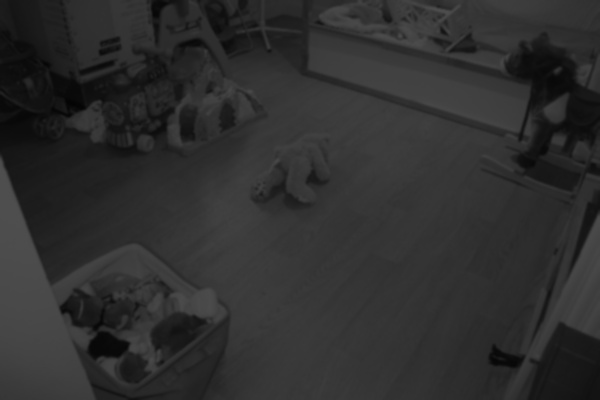
#> input picture Images_gris/Chambre/IMG_6567_gris.jpg, 600 x 400 px, given in place of Reference.JPG, which was not available
$ python tp1_test_fonctions.py
#> lines starting #> are read from the running program, lines starting #| are printed output that depends on the picture; after the words box and inside, x2 and y2 are one past the last pixel; in counts of white or black regions, pixels touching at a corner belong together; pictures that were not available may be replaced by others from this repository, and a replacement may not be noted
# [66 lines of commented-out code are left out]

import cv2
import os
import numpy as np
import matplotlib.pyplot as plt
import argparse

repertoire_source = "/home/baptiste/vision_arti/TP1/Images/"
repertoire_cible = "/home/baptiste/vision_arti/TP1/Images_resultantes/"
dossiers_source = ["Chambre", "Cuisine", "Salon"]

for dossier in dossiers_source:
    chemin_dossier_source = os.path.join(repertoire_source, dossier)
    chemin_dossier_cible = os.path.join(repertoire_cible, dossier)
    os.makedirs(chemin_dossier_cible, exist_ok=True)

    image_reference = cv2.imread(os.path.join(repertoire_source, dossier, "Reference.JPG"), 0)
#> image_reference is the input picture: shape (400, 600); min 3, max 79, mean 46.6
    image_reference = cv2.resize(image_reference, (0, 0), fx=0.1, fy=0.1)
#> image_reference: shape (40, 60)
    clahe = cv2.createCLAHE(clipLimit=2.0, tileGridSize=(8, 8))
    image_reference = clahe.apply(image_reference)
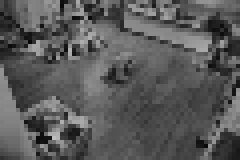
#> image_reference: shape (40, 60) (shown 4 times larger); min 8, max 191, mean 89

    for fichier in os.listdir(chemin_dossier_source):
        if fichier.endswith(".JPG") or fichier.endswith(".jpg"):
            image = cv2.imread(os.path.join(chemin_dossier_source, fichier), 0)
            image = cv2.resize(image, (0, 0), fx=0.1, fy=0.1)
            image = cv2.GaussianBlur(image, (5, 5), 0)
            image = clahe.apply(image)
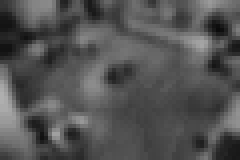
#> image: shape (40, 60) (shown 4 times larger); min 11, max 175, mean 82.8

            hist_reference = cv2.calcHist([image_reference], [0], None, [256], [0, 256])
#> hist_reference = 256 values, max 48 at index 76, min 0 at index 0, mean 9.38
            hist_image = cv2.calcHist([image], [0], None, [256], [0, 256])
#> hist_image = 256 values, max 64 at index 74, min 0 at index 0, mean 9.38
            correlation = cv2.compareHist(hist_reference, hist_image, cv2.HISTCMP_CORREL)
#> correlation = 0.903

            seuil_correlation = 0.9
            if correlation < seuil_correlation:
                print(f"Changement détecté dans {fichier} (Corrélation : {correlation})")

                # Pour encadrer les objets détectés avec des rectangles rouges
                _, image_seuillee = cv2.threshold(image, 0, 255, cv2.THRESH_BINARY + cv2.THRESH_OTSU)
                contours, _ = cv2.findContours(image_seuillee, cv2.RETR_EXTERNAL, cv2.CHAIN_APPROX_SIMPLE)
                image_resultat = cv2.cvtColor(image, cv2.COLOR_GRAY2BGR)  # Convertir en image couleur

                for contour in contours:
                    (x, y, w, h) = cv2.boundingRect(contour)
                    cv2.rectangle(image_resultat, (x, y), (x + w, y + h), (0, 0, 255), 2)

                cv2.imshow("Image avec Changements Détectés", image_resultat)
            else:
                cv2.imshow("Image de base", image)
                cv2.imshow("Image de Référence", image_reference)

            x_offset = 10
            y_offset = 10
            cv2.moveWindow("Image avec Changements Détectés", x_offset, y_offset)
            cv2.waitKey(0)
#> pass 2 of the loop `for dossier in dossiers_source:`:
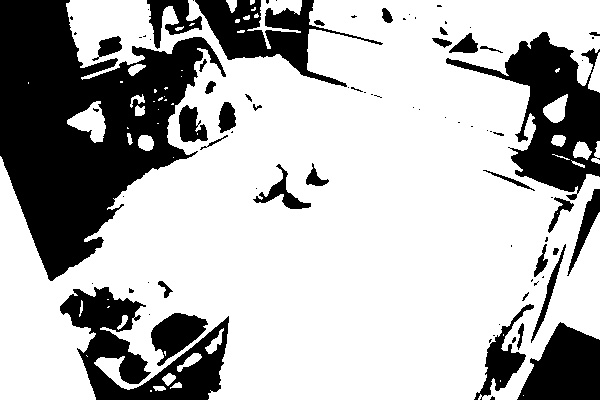
#> input picture Images_gris/Chambre/IMG_6567_otsu.jpg, 600 x 400 px, given in place of Reference.JPG, which was not available
#> image_reference is the input picture: shape (400, 600); min 0, max 255, mean 181.2
#> `_, image_seuillee = cv2.threshold(image, 0, 255, cv2.THRESH_BINARY + c..`:
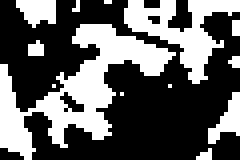
#> image_seuillee: shape (40, 60) (shown 4 times larger); 37.4% white; 13 white regions (9 under 20 px), largest, box (x1, y1, x2, y2) and area: (0, 6, 44, 40) 512, (31, 0, 60, 21) 240, (4, 0, 14, 7) 51, (52, 23, 60, 36) 50
#> after the loop `for contour in contours:`:
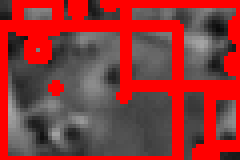
#> image_resultat: shape (40, 60, 3) (shown 4 times larger); mean B, G, R 54.4, 54.4, 142.8

cv2.destroyAllWindows()
